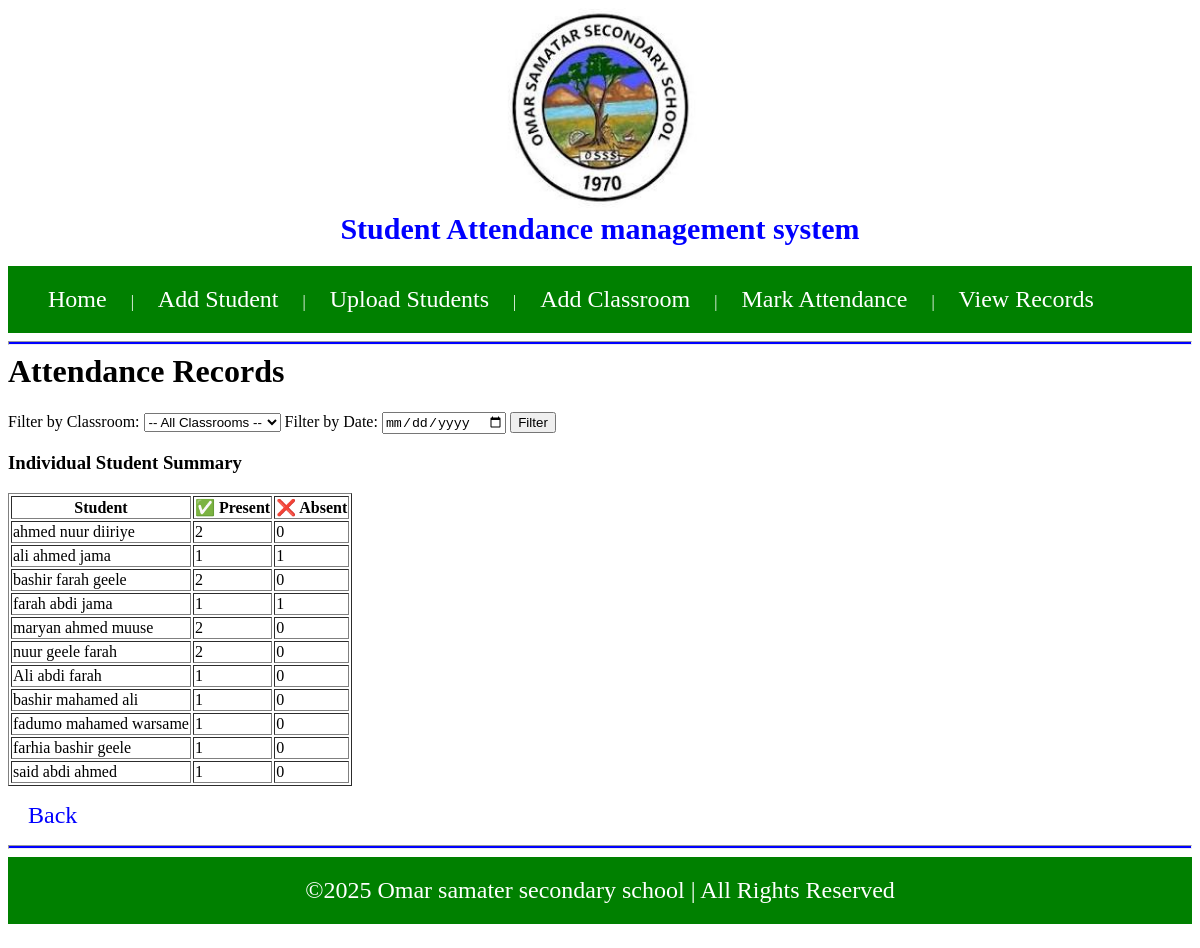
Page /records on the committed database.
### app.py (models this page shows)
class Attendance(db.Model):
    id = db.Column(db.Integer, primary_key=True)
    student_id = db.Column(db.Integer, db.ForeignKey('student.id'))
    date = db.Column(db.Date, default=date.today)
    status = db.Column(db.String(10))

class Student(db.Model):
    id = db.Column(db.Integer, primary_key=True)
    name = db.Column(db.String(100), nullable=False)
    classroom_id = db.Column(db.Integer, db.ForeignKey('classroom.id'), nullable=False)
    attendances = db.relationship('Attendance', backref='student', lazy=True)

### app.py (the view)
@app.route('/records', methods=['GET', 'POST'])
def records():
    classrooms = Classroom.query.all()
    selected_date = None
    selected_classroom_id = None
    if request.method == 'POST':
        selected_date = request.form.get('date')
        selected_classroom_id = request.form.get('classroom_id')
    query = db.session.query(
        Student.name, Attendance.date, Attendance.status
    ).join(Attendance).join(Classroom)
    if selected_date:
        date_obj = datetime.strptime(selected_date, '%Y-%m-%d').date()
        query = query.filter(Attendance.date == date_obj)
    if selected_classroom_id:
        query = query.filter(Student.classroom_id == int(selected_classroom_id))
    records = query.order_by(Attendance.date.desc()).all()
    present_count = sum(1 for r in records if r[2] == 'Present')
    absent_count = sum(1 for r in records if r[2] == 'Absent')
    student_stats = {}
    for name, _, status in records:
        if name not in student_stats:
            student_stats[name] = {'Present': 0, 'Absent': 0}
        student_stats[name][status] += 1
    return render_template('records.html',
                           records=records,
                           selected_date=selected_date,
                           selected_classroom_id=selected_classroom_id,
                           classrooms=classrooms,
                           present_count=present_count,
                           absent_count=absent_count,
                           student_stats=student_stats)

### app.py (called while the page is built)
@app.before_request
def create_tables():
    db.create_all()

### templates/records.html (shortened to what this page needs)
{% extends 'base.html' %}
{% block content %}
<h1>Attendance Records</h1>
<form method="POST">
    <label for="classroom">Filter by Classroom:</label>
    <select name="classroom_id">
        <option value="">-- All Classrooms --</option>
    </select>
    <label for="date">Filter by Date:</label>
    <input type="date" name="date" value="{{ selected_date }}">
    <input type="submit" value="Filter">
</form>
<h3>Individual Student Summary</h3>
<table border="1">
    <tr><th>Student</th><th>✅ Present</th><th>❌ Absent</th></tr>
    {% for name, stats in student_stats.items() %}
    <tr><td>{{ name }}</td><td>{{ stats['Present'] }}</td><td>{{ stats['Absent'] }}</td></tr>
    {% endfor %}
</table>
<p><a href="/">Back</a></p>
{% endblock %}

### static/style.css (style rules this page uses)
a { text-decoration: none; color: white; font-size: 1.5rem; padding: 20px; }
h1 { margin-top: 0px; }
p a { color: blue; }

### rows in the picture
Attendance: name "ahmed nuur diiriye", Present "2", Absent "0"
Attendance: name "ali ahmed jama", Present "1", Absent "1"
Attendance: name "bashir farah geele", Present "2", Absent "0"
Attendance: name "farah abdi jama", Present "1", Absent "1"
Attendance: name "maryan ahmed muuse", Present "2", Absent "0"
Attendance: name "nuur geele farah", Present "2", Absent "0"
Attendance: name "Ali abdi farah", Present "1", Absent "0"
Attendance: name "bashir mahamed ali", Present "1", Absent "0"
Attendance: name "fadumo mahamed warsame", Present "1", Absent "0"
Attendance: name "farhia bashir geele", Present "1", Absent "0"
Attendance: name "said abdi ahmed", Present "1", Absent "0"
